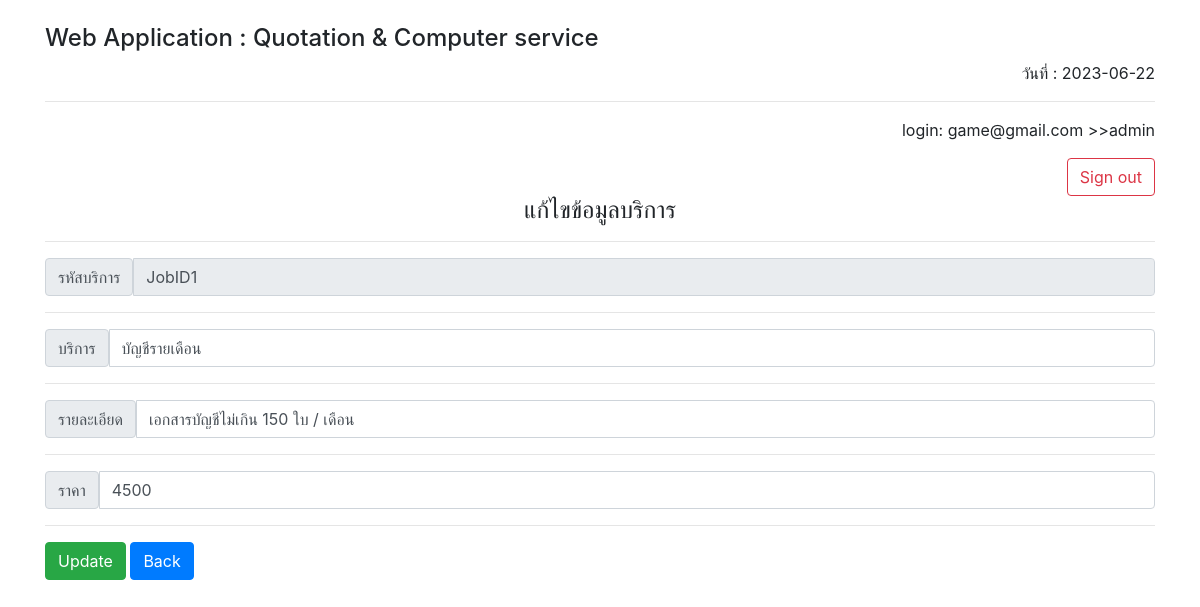
Page /admin/editjob.php?id=1 (signed in) on the committed database.
### tables this page shows
CREATE TABLE `jobs` (
  `code` varchar(5) NOT NULL DEFAULT 'JobID',
  `id` int NOT NULL AUTO_INCREMENT,
  `prise` int DEFAULT NULL,
  `jobs_name` varchar(45) NOT NULL,
  `details_th` varchar(150) NOT NULL,
  PRIMARY KEY (`id`)
);

### htdocs/admin/isadmin.php (called while the page is built, shortened)
<?php session_start();
  $uname = $_SESSION['uname'];
  $level = $_SESSION['level'];
?>

### htdocs/admin/editjob.php (the view, shortened to what this page needs)
<?php
require("./isadmin.php");
$id = $_GET["id"];
$sql = "SELECT * FROM jobs WHERE id = '$id' ";
$result = mysqli_query($connect, $sql);
$row = mysqli_fetch_assoc($result);
?>
<!DOCTYPE html>
<html lang="en">
<head>
    <link rel="stylesheet" href="https://stackpath.bootstrapcdn.com/bootstrap/4.5.2/css/bootstrap.min.css">
</head>
<body>
<div class="container">
    <br>
    <h4 aligh="center">Web Application : Quotation & Computer service</h4>
    <div align="right"> วันที่ : <font id="date_now"></font>
    </div>
    <hr>
  </div>
  <div class="container" align="right">
    <p>login: <?php echo $uname; ?> >><?php echo $level; ?> </p>
    <a href="logout.php" class="btn btn-outline-danger">Sign out</a>
  </div>
    <div class="container ">
        <h4 class="text-center">แก้ไขข้อมูลบริการ</h4><hr>
        <form action="updatejob.php" method="POST">
            <div class="input-group ">
                <span class="input-group-text">รหัสบริการ</span>
                <input type="text" name="codeid" id="" class="form-control" value="<?php echo $row["code"].$row['id']?>" readonly>
            </div><hr>
            <div class="input-group mb-3">
                <span for="jobs" class="input-group-text">บริการ</span>
                <input type="text" name="jobs" id="" class="form-control" value="<?php echo $row["jobs_name"]?>" >
            </div><hr>
            <div class="input-group mb-3">
                <span for="datails" class="input-group-text">รายละเอียด</span>
                <input type="text" name="details" id="" class="form-control" value="<?php echo $row["details_th"];?>">
            </div><hr>
            <div class="input-group mb-3">
                <span for="price" class="input-group-text">ราคา</span>
                <input type="text" name="price" id="" class="form-control" value="<?php echo $row["prise"]?>">
            </div><hr>
            <input type="submit" value="Update" class="btn btn-success">
            <a href="viewjob.php" class="btn btn-primary">Back</a>
        </form>
    </div>
</body>
</html>

### rows in the picture
jobs: codeid "JobID1", jobs "บัญชีรายเดือน", details "เอกสารบัญชีไม่เกิน 150 ใบ / เดือน", price "4500"

### other values in the picture
$uname "game@gmail.com"
$level "admin"
